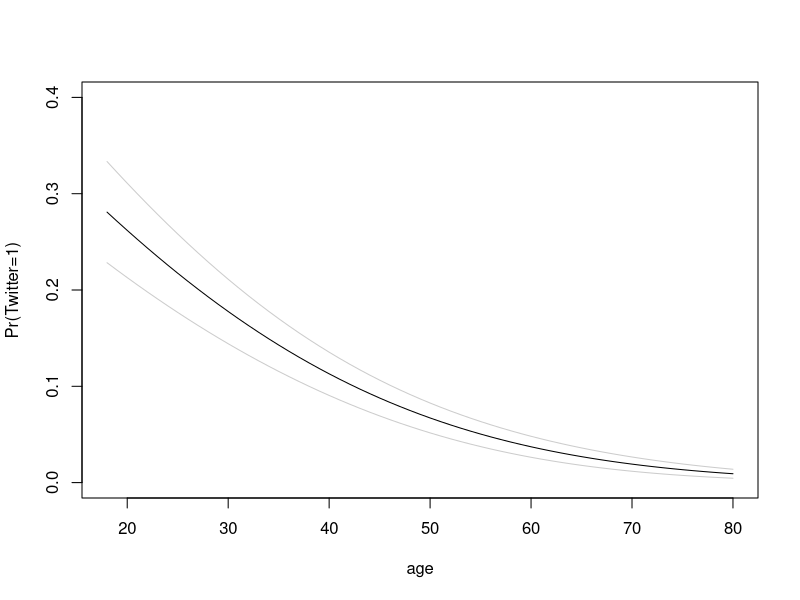

The R source for this figure:
################################################################
## Probit regression and quantities of interest
## Author: Pablo Barberá
## Quant III Lab 3
## September 19th
################################################################

# reading the data
data <- read.csv("lab3_data.csv", stringsAsFactors=F)

str(data)
summary(data)
# 2901 observations (with no missing values)
# 6 variables:
# twitter -- whether respondent has an active Twitter accounts
# age
# female
# high.school -- whether respondent finished grad school
# college -- whether respondent has a college degree
# (reference category for these two is no education/primary schoool)
# nytimes: whether respondent reads ny times

# we want to see what variables predict twitter use

# log-likelihood function

probit.loglk <- function(beta, X, y){
    X <- cbind(1, X)
    loglk <- sum(y * pnorm(X%*%beta, log.p=TRUE) + (1-y) * pnorm(-(X%*%beta), log.p=TRUE))
    return(-loglk)
}

# note: log(1-Phi(X%*%beta)) = log(Phi(-(X%*%beta)))
# why did I do this?

# data
y <- data$twitter
X <- as.matrix(data[,2:6])

# initial values
k <- dim(X)[[2]]+1 ## number of variables: covariates + 1 (constant)
inits <- rnorm(k, 0, 1)

# ML estimation
ml <- optim(par = inits, probit.loglk, X=X, y=y, method="BFGS", hessian = T)
ml$par

# checking with R's built-in function
glm(twitter ~ age + female + high.school + college + nytimes,
    data=data, family=binomial(link="probit"))$coefficients

# computing a few quantities of interest (next recitation we will see more)
probit <- glm(twitter ~ age + female + high.school + college + nytimes,
    data=data, family=binomial(link="probit"))

# predicted probabilities for the average individual
newdata <- data.frame(age = mean(data$age), female=median(data$female),
    high.school=median(data$high.school), college=median(data$college),
    nytimes = median(data$nytimes))
pred <- predict(probit, newdata, type="response", se.fit=TRUE)
pred$fit

# confidence interval
pred$fit - (pred$se.fit * 1.96)
pred$fit + (pred$se.fit * 1.96)

# predicted probabilities at different values of the age variable
newdata <- data.frame(age = 18:80, female=median(data$female),
    high.school=median(data$high.school), college=median(data$college),
    nytimes = median(data$nytimes))
pred <- predict(probit, newdata, type="response", se.fit=TRUE)

plot(18:80, pred$fit, type="l", xlab="age", ylab="Pr(Twitter=1)", ylim=c(0, .40))
lines(18:80, pred$fit - pred$se.fit * 1.96, col="grey80")
lines(18:80, pred$fit + pred$se.fit * 1.96, col="grey80")

# first difference in prob(twitter) by values of nytimes
newdata1 <- data.frame(age = mean(data$age), female=median(data$female),
    high.school=median(data$high.school), college=median(data$college),
    nytimes = 0)
newdata2 <- data.frame(age = mean(data$age), female=median(data$female),
    high.school=median(data$high.school), college=median(data$college),
    nytimes = 1)
pred1 <- predict(probit, newdata2, type="response")
pred2 <- predict(probit, newdata1, type="response")

pred1 - pred2

# note that this is different from the marginal effect of reading the nytimes!
# why? we'll discuss it next time













